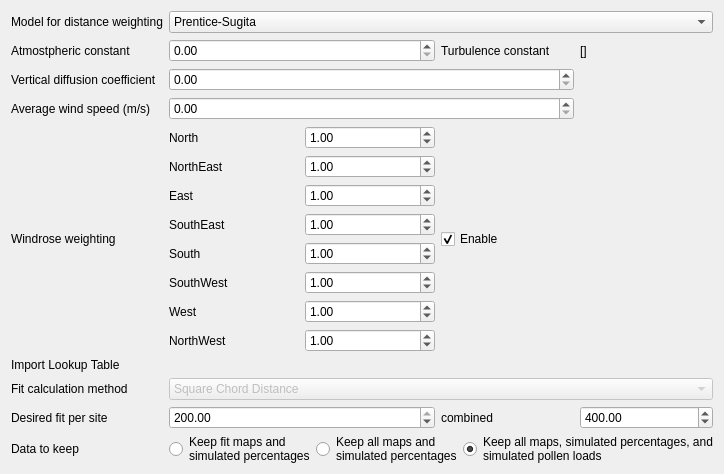
       <widget class="QWidget" name="tab_modelParameters">
        <property name="enabled">
         <bool>true</bool>
        </property>
        <attribute name="title">
         <string>Model Parameters</string>
        </attribute>
        <layout class="QGridLayout" name="gridLayout_4" rowstretch="0,0,0,0,0,1,0,0,0,0,0" columnstretch="1,2,1,1">
         <item row="4" column="1" rowspan="2">
          <layout class="QHBoxLayout" name="horizontalLayout_3">
           <item>
            <layout class="QVBoxLayout" name="verticalLayout_3">
             <item>
              <widget class="QLabel" name="label_north">
               <property name="text">
                <string>North</string>
               </property>
              </widget>
             </item>
             <item>
              <widget class="QLabel" name="label_northEast">
               <property name="text">
                <string>NorthEast</string>
               </property>
              </widget>
             </item>
             <item>
              <widget class="QLabel" name="label_east">
               <property name="text">
                <string>East</string>
               </property>
              </widget>
             </item>
             <item>
              <widget class="QLabel" name="label_southEast">
               <property name="text">
                <string>SouthEast</string>
               </property>
              </widget>
             </item>
             <item>
              <widget class="QLabel" name="label_south">
               <property name="text">
                <string>South</string>
               </property>
              </widget>
             </item>
             <item>
              <widget class="QLabel" name="label_southWest">
               <property name="text">
                <string>SouthWest</string>
               </property>
              </widget>
             </item>
             <item>
              <widget class="QLabel" name="label_west">
               <property name="text">
                <string>West</string>
               </property>
              </widget>
             </item>
             <item>
              <widget class="QLabel" name="label_northWest">
               <property name="text">
                <string>NorthWest</string>
               </property>
              </widget>
             </item>
            </layout>
           </item>
           <item>
            <layout class="QVBoxLayout" name="verticalLayout_4">
             <item>
              <widget class="QDoubleSpinBox" name="doubleSpin_north">
               <property name="value">
                <double>1.000000000000000</double>
               </property>
              </widget>
             </item>
             <item>
              <widget class="QDoubleSpinBox" name="doubleSpin_northEast">
               <property name="value">
                <double>1.000000000000000</double>
               </property>
              </widget>
             </item>
             <item>
              <widget class="QDoubleSpinBox" name="doubleSpin_east">
               <property name="value">
                <double>1.000000000000000</double>
               </property>
              </widget>
             </item>
             <item>
              <widget class="QDoubleSpinBox" name="doubleSpin_southEast">
               <property name="value">
                <double>1.000000000000000</double>
               </property>
              </widget>
             </item>
             <item>
              <widget class="QDoubleSpinBox" name="doubleSpin_south">
               <property name="value">
                <double>1.000000000000000</double>
               </property>
              </widget>
             </item>
             <item>
              <widget class="QDoubleSpinBox" name="doubleSpin_southWest">
               <property name="value">
                <double>1.000000000000000</double>
               </property>
              </widget>
             </item>
             <item>
              <widget class="QDoubleSpinBox" name="doubleSpin_west">
               <property name="value">
                <double>1.000000000000000</double>
               </property>
              </widget>
             </item>
             <item>
              <widget class="QDoubleSpinBox" name="doubleSpin_northWest">
               <property name="value">
                <double>1.000000000000000</double>
               </property>
              </widget>
             </item>
            </layout>
           </item>
          </layout>
         </item>
         <item row="1" column="2">
          <widget class="QLabel" name="label_turbConst">
           <property name="toolTip">
            <string>Also known as: γ (lower case gamma)</string>
           </property>
           <property name="text">
            <string>Turbulence constant</string>
           </property>
          </widget>
         </item>
         <item row="1" column="0">
          <widget class="QLabel" name="label_atmosConst">
           <property name="toolTip">
            <string>Also known as: diffusion coefficient, n</string>
           </property>
           <property name="text">
            <string>Atmostpheric constant</string>
           </property>
          </widget>
         </item>
         <item row="8" column="0">
          <widget class="QLabel" name="label_11">
           <property name="toolTip">
            <string>At the moment, only Square Chord Distance is available</string>
           </property>
           <property name="text">
            <string>Fit calculation method</string>
           </property>
          </widget>
         </item>
         <item row="7" column="1" colspan="3">
          <widget class="QgsFileWidget" name="mQgsFileWidget">
           <property name="enabled">
            <bool>false</bool>
           </property>
          </widget>
         </item>
         <item row="8" column="1" colspan="3">
          <widget class="QComboBox" name="comboBox_fit">
           <property name="enabled">
            <bool>false</bool>
           </property>
           <property name="currentText">
            <string>Square Chord Distance</string>
           </property>
           <item>
            <property name="text">
             <string>Square Chord Distance</string>
            </property>
           </item>
          </widget>
         </item>
         <item row="7" column="0">
          <widget class="QLabel" name="label_importLookup">
           <property name="toolTip">
            <string>CURRENTLY DISABLED If a lookup table is imported, no lookup table will be generated. </string>
           </property>
           <property name="text">
            <string>Import Lookup Table</string>
           </property>
          </widget>
         </item>
         <item row="9" column="0">
          <widget class="QLabel" name="label_fit">
           <property name="toolTip">
            <string>Desired fit threshold that every single site should not exceed. Best possible fit is 0 (no differences). Worst possible fit is 200 (no similarities)</string>
           </property>
           <property name="text">
            <string>Desired fit per site</string>
           </property>
          </widget>
         </item>
         <item row="2" column="0">
          <widget class="QLabel" name="label_difConst_2">
           <property name="toolTip">
            <string>Also known as: Cz</string>
           </property>
           <property name="text">
            <string>Vertical diffusion coefficient</string>
           </property>
          </widget>
         </item>
         <item row="10" column="0">
          <widget class="QLabel" name="label_12">
           <property name="toolTip">
            <string>Keeping more data than just the fitted maps is only recommended for test runs</string>
           </property>
           <property name="text">
            <string>Data to keep</string>
           </property>
          </widget>
         </item>
         <item row="3" column="0">
          <widget class="QLabel" name="label_windSpeed">
           <property name="toolTip">
            <string>Also known as: u</string>
           </property>
           <property name="text">
            <string>Average wind speed (m/s)</string>
           </property>
          </widget>
         </item>
         <item row="0" column="0">
          <widget class="QLabel" name="label_modelType">
           <property name="text">
            <string>Model for distance weighting</string>
           </property>
          </widget>
         </item>
         <item row="4" column="2" rowspan="2">
          <widget class="QCheckBox" name="checkBox_enableWindrose">
           <property name="text">
            <string>Enable</string>
           </property>
           <property name="checked">
            <bool>true</bool>
           </property>
          </widget>
         </item>
         <item row="0" column="1" colspan="3">
          <widget class="QComboBox" name="comboBox_dispModel">
           <item>
            <property name="text">
             <string>Prentice-Sugita</string>
            </property>
           </item>
           <item>
            <property name="text">
             <string>1/d</string>
            </property>
           </item>
           <item>
            <property name="text">
             <string>1/d2</string>
            </property>
           </item>
           <item>
            <property name="text">
             <string>Use lookup table</string>
            </property>
           </item>
          </widget>
         </item>
         <item row="1" column="3">
          <widget class="QLabel" name="label_calculatedTurbConst">
           <property name="text">
            <string>[]</string>
           </property>
          </widget>
         </item>
         <item row="4" column="0" rowspan="2">
          <widget class="QLabel" name="label">
           <property name="text">
            <string>Windrose weighting</string>
           </property>
          </widget>
         </item>
         <item row="10" column="1" colspan="3">
          <layout class="QHBoxLayout" name="horizontalLayout_4">
           <item>
            <layout class="QHBoxLayout" name="horizontalLayout_5" stretch="0,1">
             <item>
              <widget class="QRadioButton" name="radioButton_keepFitted">
               <property name="sizePolicy">
                <sizepolicy hsizetype="Minimum" vsizetype="Expanding">
                 <horstretch>0</horstretch>
                 <verstretch>0</verstretch>
                </sizepolicy>
               </property>
               <property name="text">
                <string/>
               </property>
              </widget>
             </item>
             <item>
              <widget class="QLabel" name="label_13">
               <property name="text">
                <string>Keep fit maps and simulated percentages</string>
               </property>
               <property name="wordWrap">
                <bool>true</bool>
               </property>
              </widget>
             </item>
            </layout>
           </item>
           <item>
            <layout class="QHBoxLayout" name="horizontalLayout_11" stretch="0,1">
             <property name="sizeConstraint">
              <enum>QLayout::SetDefaultConstraint</enum>
             </property>
             <item>
              <widget class="QRadioButton" name="radioButton_keepTwo">
               <property name="sizePolicy">
                <sizepolicy hsizetype="Minimum" vsizetype="Expanding">
                 <horstretch>0</horstretch>
                 <verstretch>0</verstretch>
                </sizepolicy>
               </property>
               <property name="text">
                <string/>
               </property>
               <property name="checked">
                <bool>false</bool>
               </property>
              </widget>
             </item>
             <item>
              <widget class="QLabel" name="label_15">
               <property name="text">
                <string>Keep all maps and simulated percentages</string>
               </property>
               <property name="alignment">
                <set>Qt::AlignLeading|Qt::AlignLeft|Qt::AlignVCenter</set>
               </property>
               <property name="wordWrap">
                <bool>true</bool>
               </property>
              </widget>
             </item>
            </layout>
           </item>
           <item>
            <layout class="QHBoxLayout" name="horizontalLayout_10" stretch="0,1">
             <item>
              <widget class="QRadioButton" name="radioButton_keepAll">
               <property name="sizePolicy">
                <sizepolicy hsizetype="Minimum" vsizetype="Expanding">
                 <horstretch>0</horstretch>
                 <verstretch>0</verstretch>
                </sizepolicy>
               </property>
               <property name="text">
                <string/>
               </property>
               <property name="checked">
                <bool>true</bool>
               </property>
              </widget>
             </item>
             <item>
              <widget class="QLabel" name="label_14">
               <property name="text">
                <string>Keep all maps, simulated percentages, and simulated pollen loads</string>
               </property>
               <property name="wordWrap">
                <bool>true</bool>
               </property>
              </widget>
             </item>
            </layout>
           </item>
          </layout>
         </item>
         <item row="9" column="1">
          <widget class="QDoubleSpinBox" name="doubleSpinBox_fit">
           <property name="maximum">
            <double>200.000000000000000</double>
           </property>
           <property name="value">
            <double>200.000000000000000</double>
           </property>
          </widget>
         </item>
         <item row="9" column="2">
          <widget class="QLabel" name="label_16">
           <property name="toolTip">
            <string>Desired fit threshold that the cumulative fit of all sites should not exceed. Best possible fit is 0 (no difference at all sites), worst possible fit is 200 * number of sites.</string>
           </property>
           <property name="text">
            <string>combined</string>
           </property>
          </widget>
         </item>
         <item row="9" column="3">
          <widget class="QDoubleSpinBox" name="doubleSpinBox_cumulFit">
           <property name="maximum">
            <double>999999999.000000000000000</double>
           </property>
           <property name="value">
            <double>400.000000000000000</double>
           </property>
          </widget>
         </item>
         <item row="1" column="1">
          <widget class="QDoubleSpinBox" name="doubleSpin_atmosConstant">
           <property name="value">
            <double>0.000000000000000</double>
           </property>
          </widget>
         </item>
         <item row="2" column="1" colspan="2">
          <widget class="QDoubleSpinBox" name="doubleSpin_diffConstant">
           <property name="value">
            <double>0.000000000000000</double>
           </property>
          </widget>
         </item>
         <item row="3" column="1" colspan="2">
          <widget class="QDoubleSpinBox" name="doubleSpin_windSpeed">
           <property name="value">
            <double>0.000000000000000</double>
           </property>
          </widget>
         </item>
        </layout>
       </widget>
